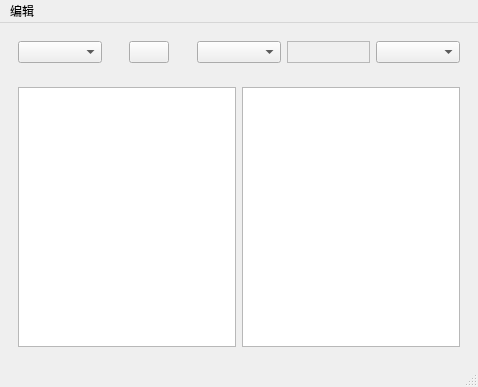
<?xml version="1.0" encoding="UTF-8"?>
<ui version="4.0">
 <class>MainWindow</class>
 <widget class="QMainWindow" name="MainWindow">
  <property name="geometry">
   <rect>
    <x>0</x>
    <y>0</y>
    <width>478</width>
    <height>387</height>
   </rect>
  </property>
  <property name="windowTitle">
   <string>百度翻译</string>
  </property>
  <widget class="QWidget" name="centralwidget">
   <layout class="QVBoxLayout" name="verticalLayout">
    <item>
     <widget class="QWidget" name="widget" native="true">
      <layout class="QHBoxLayout" name="horizontalLayout">
       <item>
        <widget class="QComboBox" name="from_comboBox"/>
       </item>
       <item alignment="Qt::AlignHCenter">
        <widget class="QPushButton" name="exchangeButton">
         <property name="text">
          <string/>
         </property>
        </widget>
       </item>
       <item>
        <widget class="QComboBox" name="to_comboBox"/>
       </item>
       <item>
        <widget class="QFrame" name="frame">
         <property name="frameShape">
          <enum>QFrame::StyledPanel</enum>
         </property>
         <property name="frameShadow">
          <enum>QFrame::Raised</enum>
         </property>
        </widget>
       </item>
       <item>
        <widget class="QComboBox" name="domain_comboBox"/>
       </item>
      </layout>
     </widget>
    </item>
    <item>
     <widget class="QWidget" name="widget_2" native="true">
      <layout class="QHBoxLayout" name="horizontalLayout_2">
       <item>
        <widget class="QTextEdit" name="from_textEdit"/>
       </item>
       <item>
        <widget class="QTextEdit" name="to_textEdit">
         <property name="readOnly">
          <bool>true</bool>
         </property>
        </widget>
       </item>
      </layout>
     </widget>
    </item>
   </layout>
  </widget>
  <widget class="QMenuBar" name="menubar">
   <property name="geometry">
    <rect>
     <x>0</x>
     <y>0</y>
     <width>478</width>
     <height>22</height>
    </rect>
   </property>
   <widget class="QMenu" name="menu">
    <property name="title">
     <string>编辑</string>
    </property>
    <addaction name="action"/>
    <addaction name="action_bat"/>
   </widget>
   <addaction name="menu"/>
  </widget>
  <widget class="QStatusBar" name="statusbar"/>
  <action name="action">
   <property name="text">
    <string>复制翻译结果</string>
   </property>
  </action>
  <action name="action_bat">
   <property name="text">
    <string>导出bat脚本文件</string>
   </property>
  </action>
 </widget>
 <resources/>
 <connections/>
</ui>
